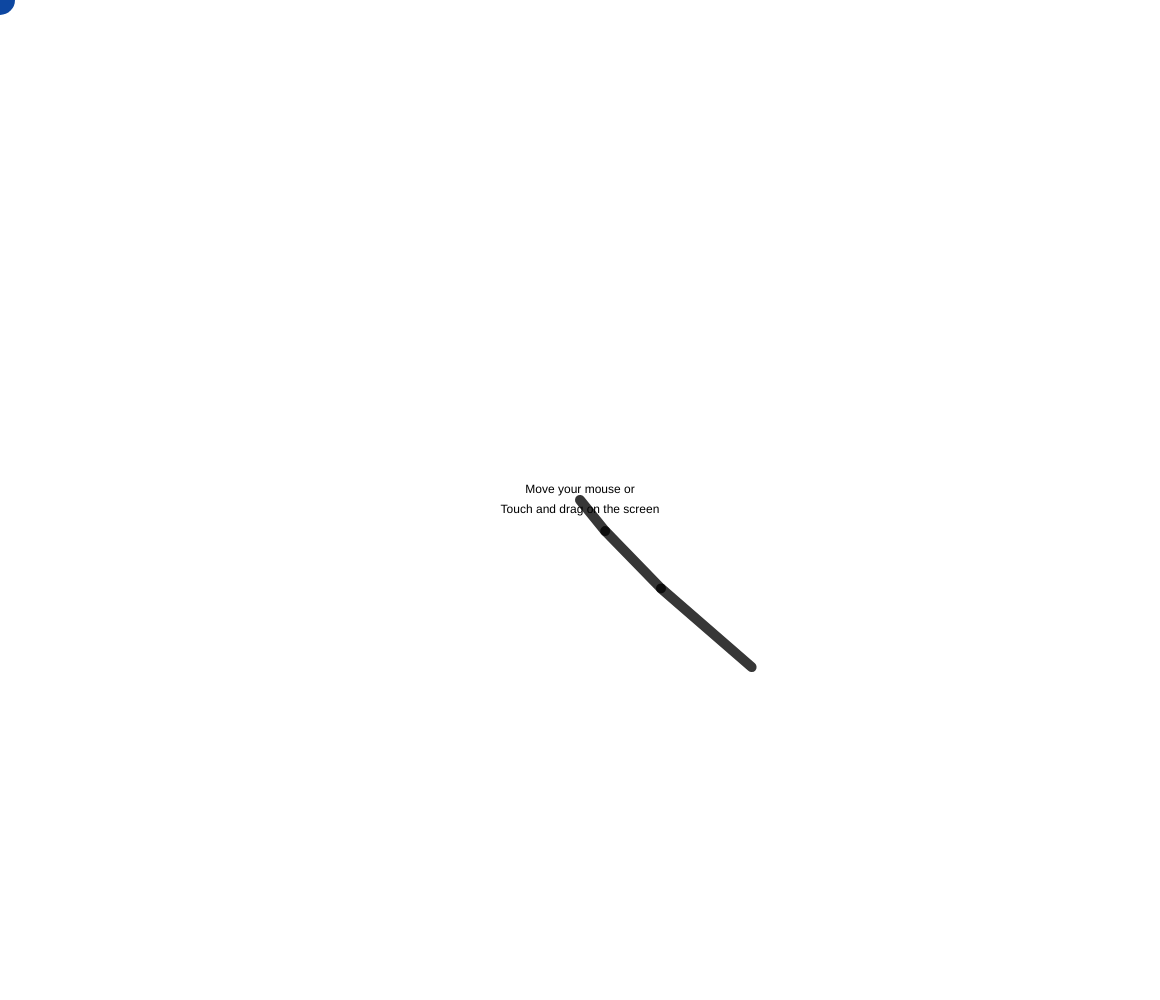
Frame 1 (no input)
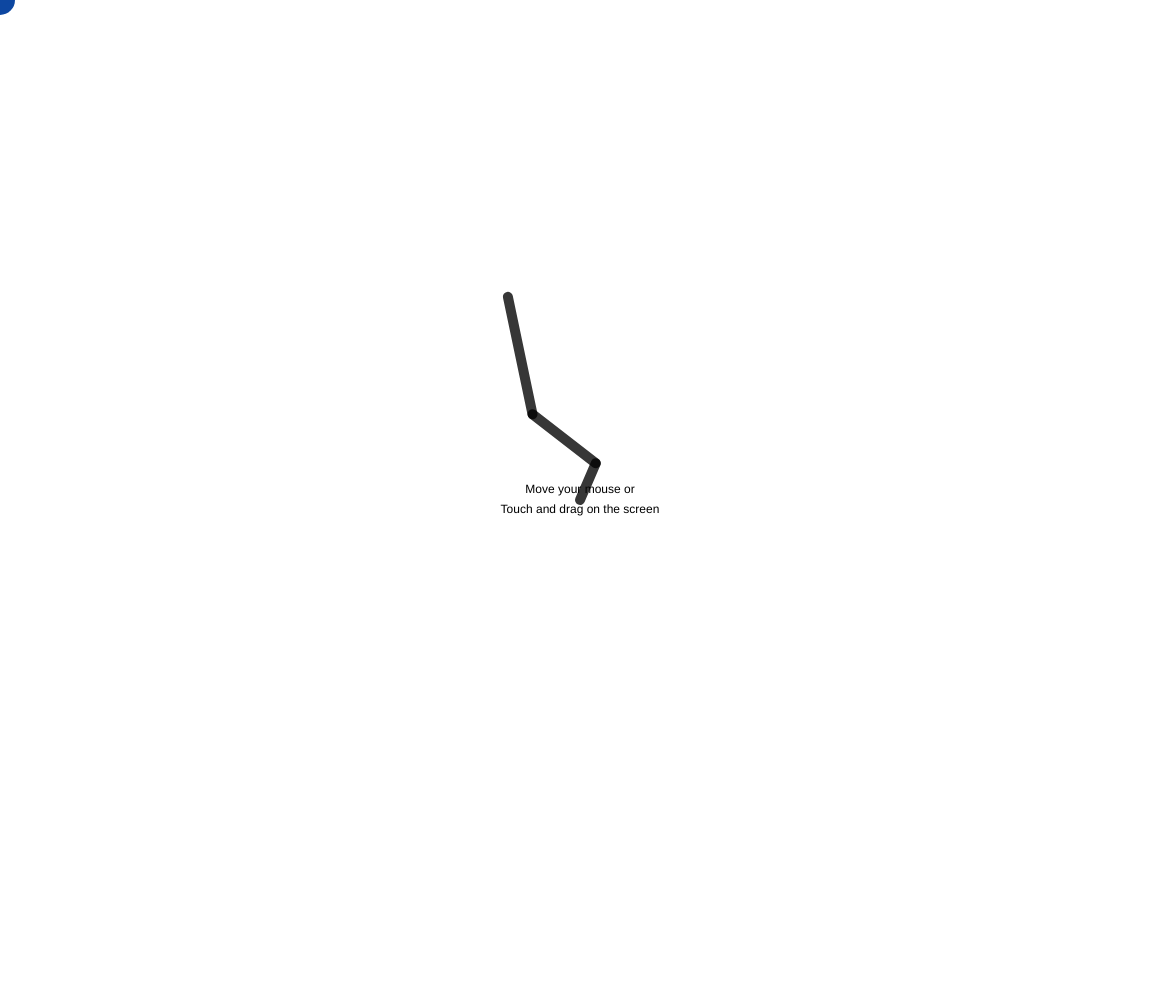
Frame 60 (no input)
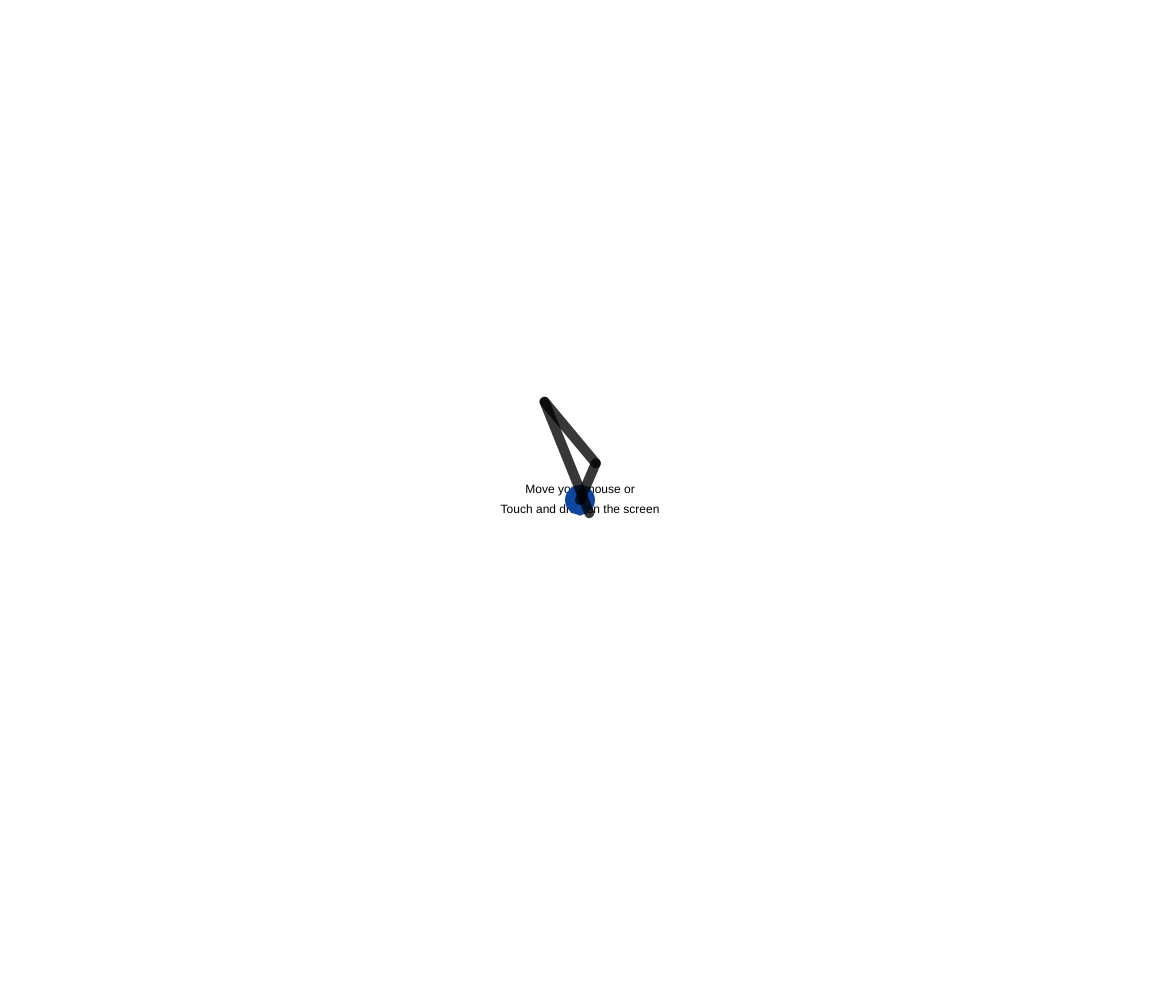
Frame 120 (the mouse pressed at the canvas centre since frame 60)

The p5.js sketch that drew these frames (run headless with seeded random() and noise() and a simulated clock; from frame 60 on, the mouse is pressed at the canvas centre):

// p5.js sketch
// ── sketch.js
// Reference:
// https://www.webcitation.org/60uCFHqC2?url=http://freespace.virgin.net/hugo.elias/models/m_ik2.htm

let jointCount
let jointLength = 120
let totalLength = 1
let joints = []
let tipJoint
let target
let halfScreenWidth
let halfScreenHeight

function setup() {
	createCanvas(windowWidth - 40, windowHeight);
	halfScreenWidth = (windowWidth - 40) / 2
	halfScreenHeight = windowHeight / 2
	pixelDensity(1)
	textAlign(CENTER, CENTER)

	target = new Point2d(0, 0)

	// Create the joints
	joints.push(new Segment(40, width / 2, height / 2))
	joints.push(new Segment(80, width / 2, height / 2))
	joints.push(new Segment(120, width / 2, height / 2))

	for (let i = 0; i < joints.length; i++) {
		totalLength += joints[i].length
	}

	jointCount = joints.length
	tipJoint = joints[jointCount - 1]

}

function draw() {

	// Update target
	target.updatePos(mouseX, mouseY)

	// Gradient by Calculation (Thanks Newton!)
	let axis = { z: 1 }
	let tipJointTip = tipJoint.getTip()
	let toTarget = { x: (target.x - tipJointTip.x), y: (target.y - tipJointTip.y) } // vector from tip to target

	for (let i = 0; i < jointCount; i++) {

		joint = joints[i]

		// get the new position for the current joint based on the tip of the previous
		if (i > 0) {
			joint.x = joints[i - 1].getTip().x
			joint.y = joints[i - 1].getTip().y
		}


		// get the closest gradient slope for this joint
		let toTip = { x: (tipJointTip.x - joint.x), y: (tipJointTip.y - joint.y) } // vector from current joint to tip
		movement_vector = { x: toTip.y * axis.z, y: -toTip.x * axis.z } // cross
		gradient = (movement_vector.x * toTarget.x + movement_vector.y * toTarget.y) // dot

		joint.angle -= Math.max(Math.min(radians(gradient / 20), 50), -50) // resulting gradient

	}

	// Draw everybody
	background(255)
	noStroke()
	text('Move your mouse or', halfScreenWidth, halfScreenHeight - 10)
	text('Touch and drag on the screen', halfScreenWidth, halfScreenHeight + 10)
	target.draw()
	for (let i = 0; i < jointCount; i++) {
		joints[i].draw()
	}
}


class Point2d {
	constructor(x, y) {
		this.x = x
		this.y = y
	}

	draw() {
		stroke(13, 71, 161)
		strokeWeight(30)
		point(this.x, this.y)
	}

	updatePos(x, y) {
		this.x = x
		this.y = y
	}
}

class Segment {
	constructor(length, posX, posY) {
		this.length = length
		this.angle = 45
		this.x = posX
		this.y = posY
	}

	draw() {
		strokeWeight(10)
		stroke(0, 0, 0, 200)
		line(this.x, this.y, Math.cos(radians(this.angle)) * this.length + this.x, Math.sin(radians(this.angle)) * this.length + this.y)
	}

	getTip() {
		return { x: Math.cos(radians(this.angle)) * this.length + this.x, y: Math.sin(radians(this.angle)) * this.length + this.y }
	}
}
